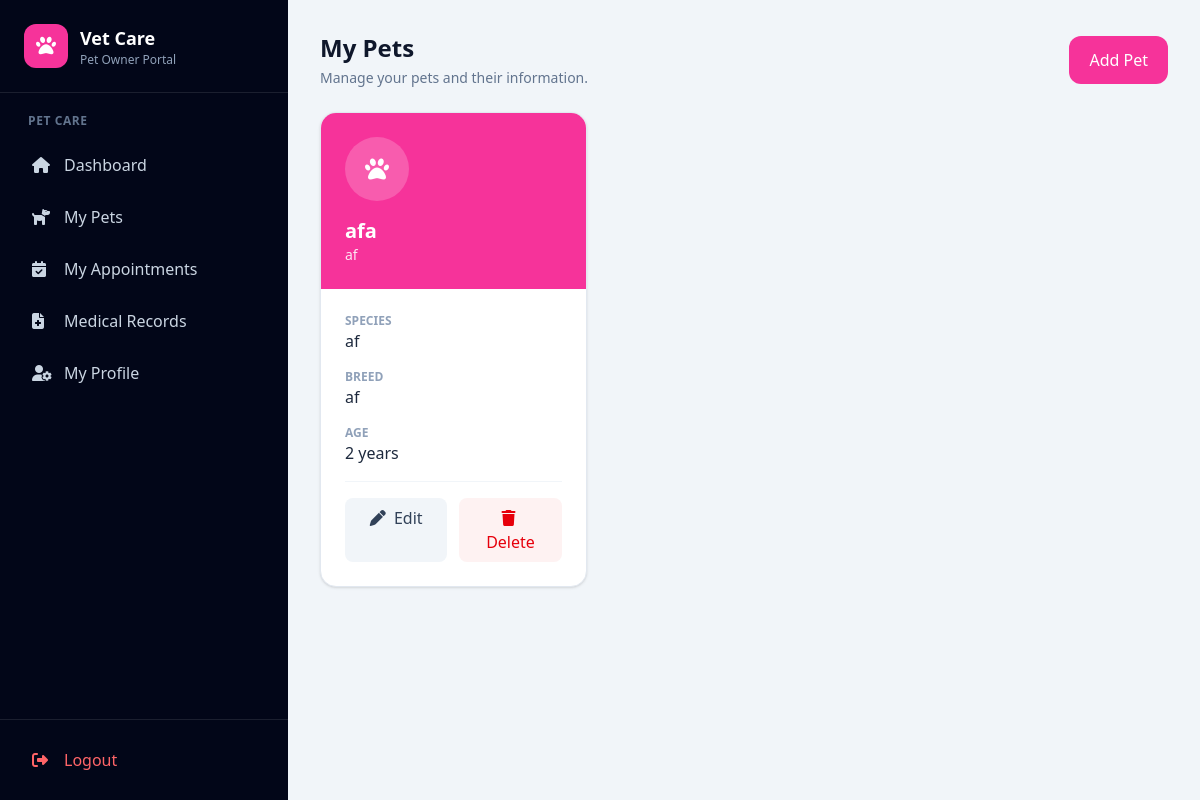
Page /animals/pets/ (signed in) on the earlier database version.
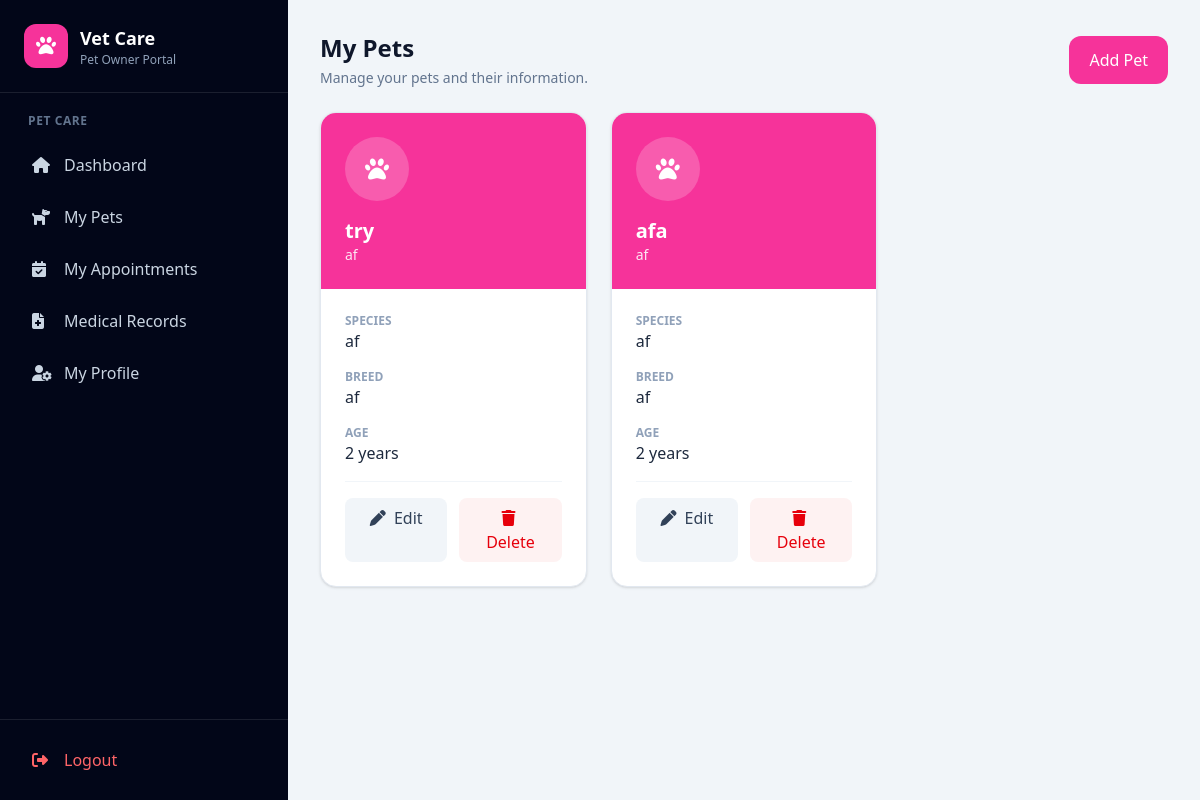
Same page on the later database version.
### animal/models.py (models this page shows, shortened)
class Animal(models.Model):
    owner = models.ForeignKey(
        User,
        on_delete=models.CASCADE,
        related_name="animals",
        null=True,
        blank=True
    )
    name = models.CharField(max_length=100)
    species = models.CharField(max_length=100)
    breed = models.CharField(
        max_length=100,
        blank=True,
        null=True
    )
    age = models.PositiveIntegerField(
        blank=True,
        null=True
    )
    created_at = models.DateTimeField(
        auto_now_add=True
    )

### animal/views.py (the view)
@login_required
def animal_list(request):
    if request.user.role != request.user.PET_OWNER:
        messages.error(
            request,
            "You are not authorized to access this page."
        )
        return redirect("dashboard")
    animals = Animal.objects.filter(
        owner=request.user
    ).order_by("-created_at")
    return render(
        request,
        "animal/animal_list.html",
        {
            "animals": animals
        }
    )

### animal/templates/animal/animal_list.html (shortened to what the changed rows need)
{% extends "ownerbase.html" %}
{% block content %}
<div class="max-w-7xl mx-auto space-y-6">
    <div class="flex flex-col sm:flex-row
                sm:items-center sm:justify-between gap-4">
        <div>
            <h1 class="text-2xl font-bold text-slate-900">
                My Pets
            </h1>
        </div>
    </div>
    {% if animals %}
        <div class="grid grid-cols-1 md:grid-cols-2
                    lg:grid-cols-3 gap-6">
            {% for animal in animals %}
                <div class="bg-white rounded-2xl
                            border border-slate-200
                            shadow-sm overflow-hidden">
                    <div class="bg-pink-500 p-6">
                        <div class="w-16 h-16 rounded-full
                                    bg-white/20
                                    flex items-center justify-center
                                    text-white text-2xl">
                            <i class="fa-solid fa-paw"></i>
                        </div>
                        <h2 class="text-xl font-bold
                                   text-white mt-4">
                            {{ animal.name }}
                        </h2>
                        <p class="text-pink-100 text-sm">
                            {{ animal.species }}
                        </p>
                    </div>
                    <div class="p-6 space-y-4">
                        <div>
                            <p class="text-xs uppercase
                                      text-slate-400 font-semibold">
                                Species
                            </p>
                            <p class="text-slate-800 font-medium">
                                {{ animal.species }}
                            </p>
                        </div>
                        <div>
                            <p class="text-xs uppercase
                                      text-slate-400 font-semibold">
                                Breed
                            </p>
                            <p class="text-slate-800 font-medium">
                                {{ animal.breed|default:"Not specified" }}
                            </p>
                        </div>
                        <div>
                            <p class="text-xs uppercase
                                      text-slate-400 font-semibold">
                                Age
                            </p>
                            <p class="text-slate-800 font-medium">
                                {% if animal.age %}
                                    {{ animal.age }} years
                                {% else %}
                                    Not specified
                                {% endif %}
                            </p>
                        </div>
                        <div class="pt-4 border-t
                                    border-slate-100
                                    flex gap-3">
                            <a href="{% url 'edit_animal' animal.id %}"
                               class="flex-1 text-center
                                      px-4 py-2 rounded-lg
                                      bg-slate-100
                                      text-slate-700
                                      hover:bg-slate-200
                                      transition">
                                <i class="fa-solid fa-pen mr-1"></i>
                                Edit
                            </a>
                            <a href="{% url 'delete_animal' animal.id %}"
                               class="flex-1 text-center
                                      px-4 py-2 rounded-lg
                                      bg-red-50 text-red-600
                                      hover:bg-red-100
                                      transition">
                                <i class="fa-solid fa-trash mr-1"></i>
                                Delete
                            </a>
                        </div>
                    </div>
                </div>
            {% endfor %}
        </div>
    {% endif %}
</div>
{% endblock %}

Differences in the rows shown:
added Animal: name "try", species "af", breed "af", age "2"
